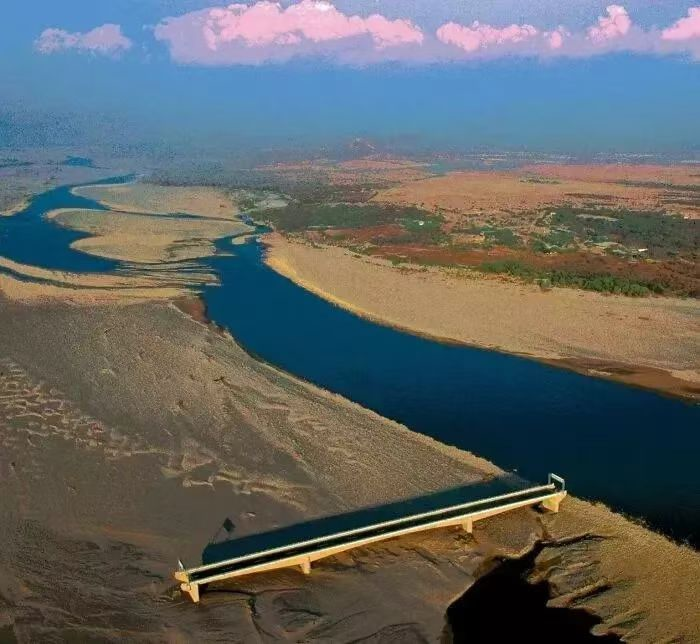
#> input picture Program/He Li/OPENCV/Photos/10.JPG, 700 x 644 px
$ python splitmerge.py
#> lines starting #> are read from the running program, lines starting #| are printed output that depends on the picture
# 如何在opencv中拆分和合并颜色通道
# 现在 opencv 允许您将图像拆分为其各自的颜色通道

import cv2 as cv
import numpy as np

img = cv.imread('Photos/10.JPG')
#> img is the input picture: shape (644, 700, 3); mean B, G, R 100.9, 101.7, 97.1
cv.imshow('scenery', img)

blank = np.zeros(img.shape[:2], dtype='uint8')

# 将BGR三通道图片转换为b,g,r三个通道的图片
b, g, r = cv.split(img)
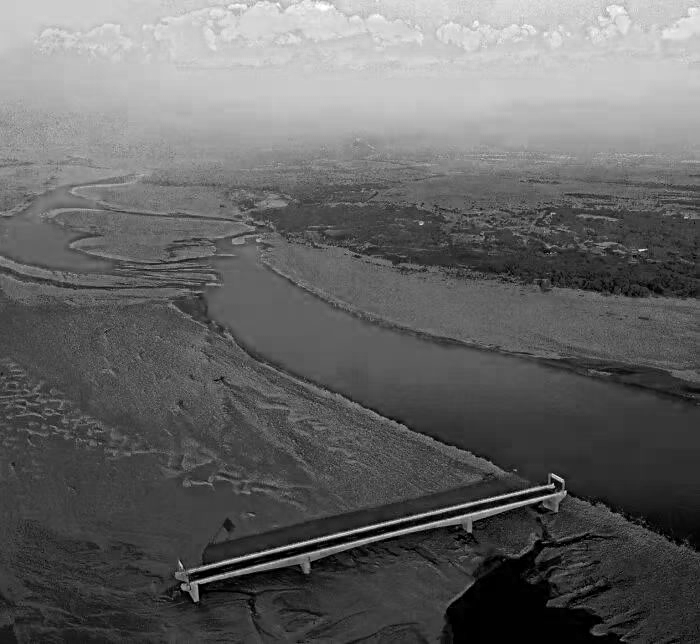
#> b: shape (644, 700); min 0, max 255, mean 100.9
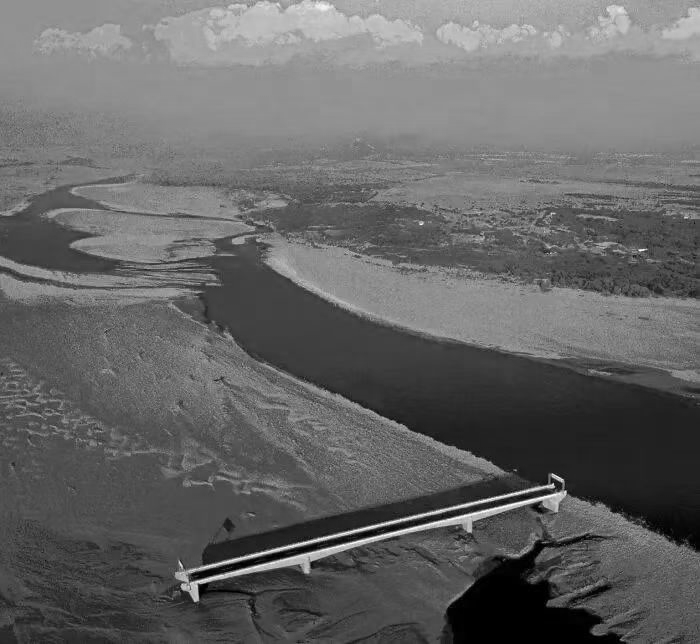
#> g: shape (644, 700); min 0, max 255, mean 101.7
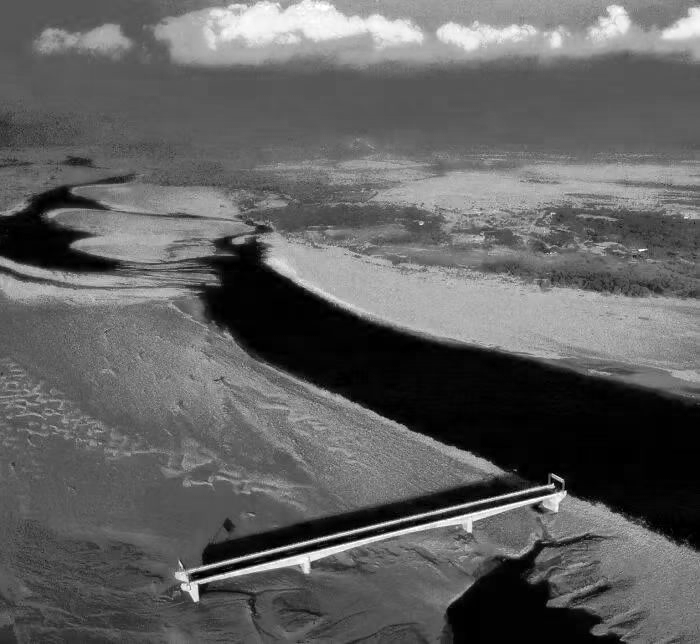
#> r: shape (644, 700); min 0, max 255, mean 97.1

blue = cv.merge([b, blank, blank])
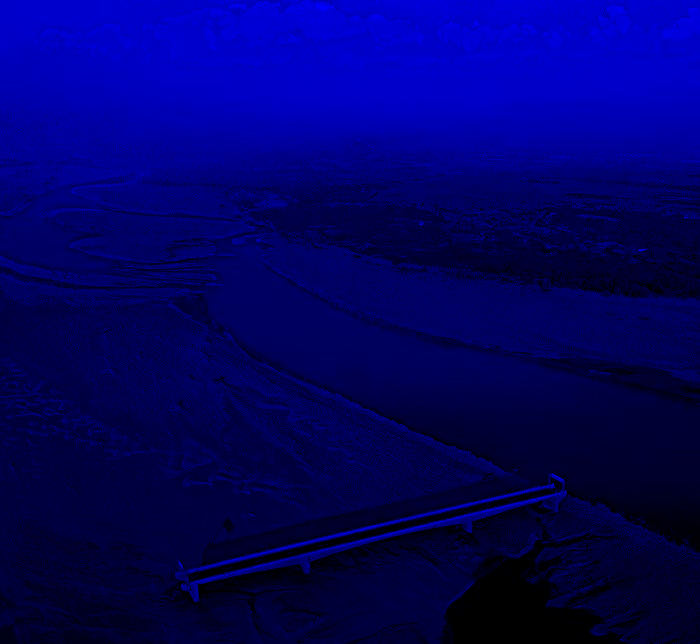
#> blue: shape (644, 700, 3); mean of channels 0, 1, 2 100.9, 0, 0; drawn as B, G, R
green = cv.merge([blank, g, blank])
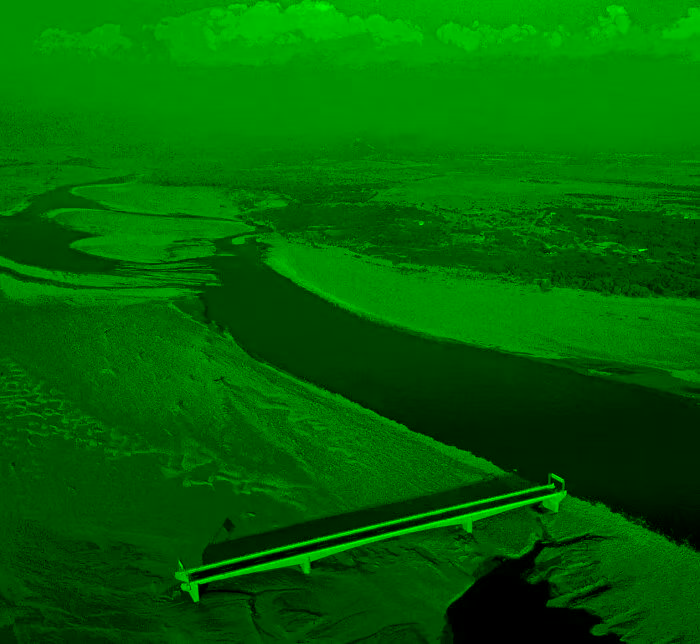
#> green: shape (644, 700, 3); mean of channels 0, 1, 2 0, 101.7, 0; drawn as B, G, R
red = cv.merge([blank, blank, r])
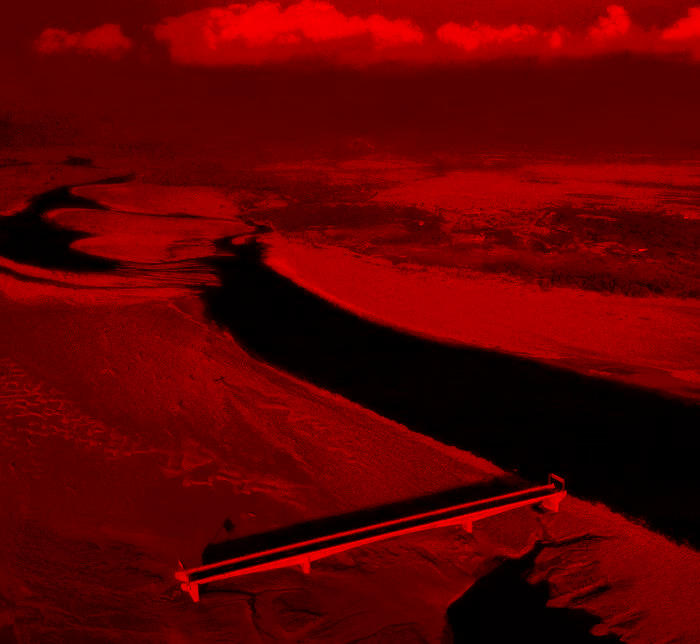
#> red: shape (644, 700, 3); mean of channels 0, 1, 2 0, 0, 97.1; drawn as B, G, R

cv.imshow('Blue', blue)
cv.imshow('Green', green)
cv.imshow('Red', red)

cv.imshow('Blue Of Gray', b)
cv.imshow('Green Of Gray', g)
cv.imshow('Red Of Gray', r)

print(img.shape)
#| (644, 700, 3)
print(b.shape)
#| (644, 700)
print(g.shape)
#| (644, 700)
print(r.shape)
#| (644, 700)

# 将转换后的三个通道的图片合并为BGR三通道的图片
merged = cv.merge([b, g, r])
cv.imshow('Merge', merged)

cv.waitKey(0)

$ run again, with Program/He Li/OPENCV/Photos/11.jpg copied over Program/He Li/OPENCV/Photos/10.JPG
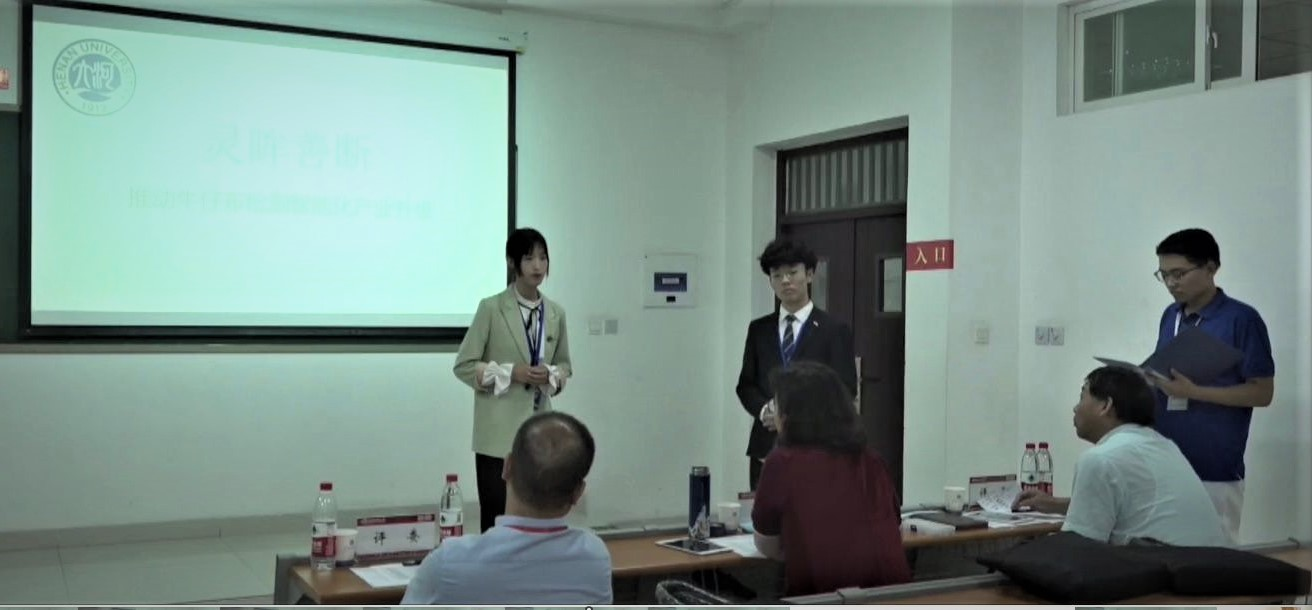
#> input picture Program/He Li/OPENCV/Photos/11.jpg, 1312 x 610 px
#> img is the input picture: shape (610, 1312, 3); mean B, G, R 133.7, 140.9, 119.8
#> `green = cv.merge([blank, g, blank])`:
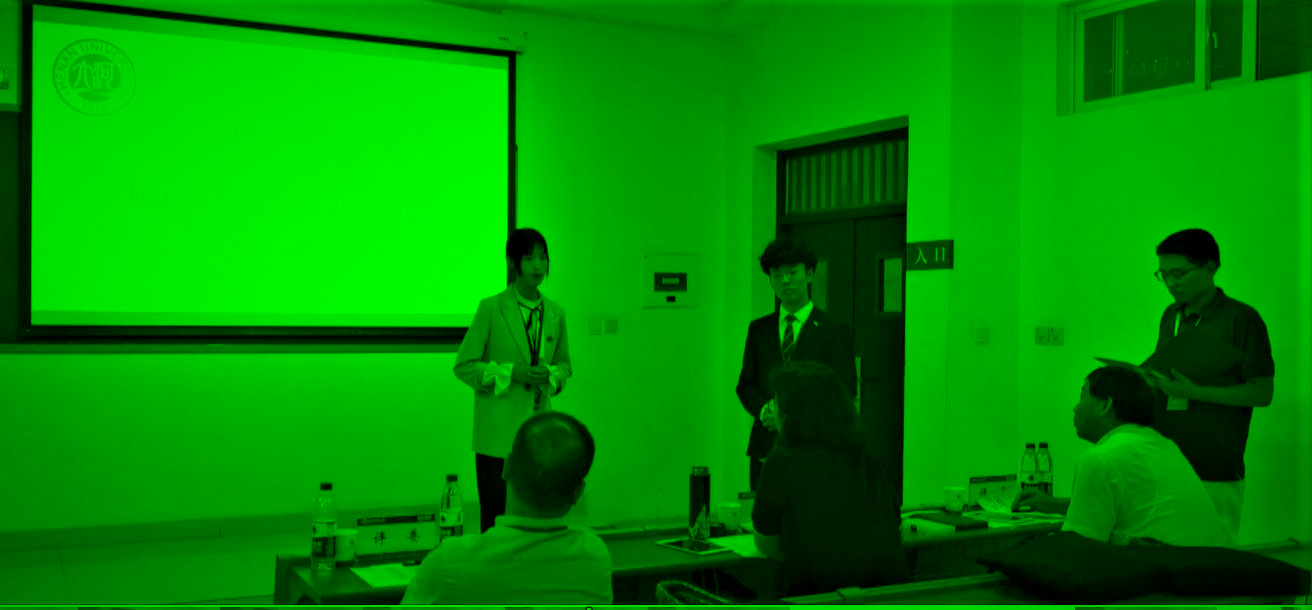
#> green: shape (610, 1312, 3); mean of channels 0, 1, 2 0, 140.9, 0; drawn as B, G, R
#> `red = cv.merge([blank, blank, r])`:
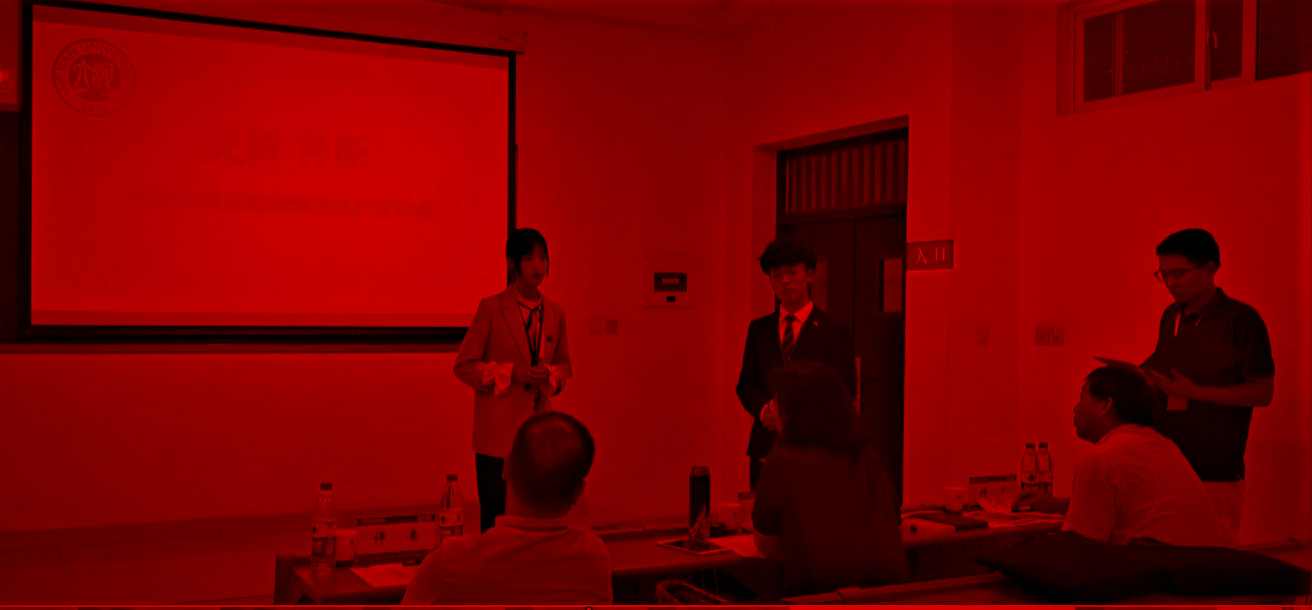
#> red: shape (610, 1312, 3); mean of channels 0, 1, 2 0, 0, 119.8; drawn as B, G, R
#| (610, 1312, 3)
#| (610, 1312)
#| (610, 1312)
#| (610, 1312)

$ run again, with Program/He Li/OPENCV/Photos/7.JPG copied over Program/He Li/OPENCV/Photos/10.JPG
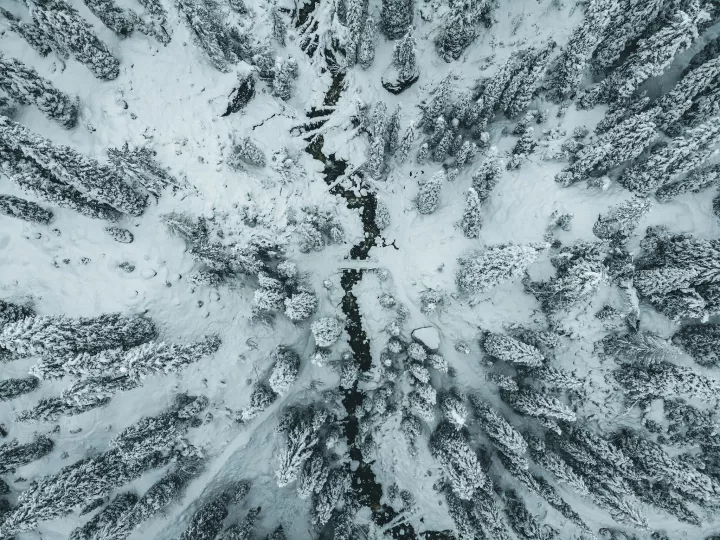
#> input picture Program/He Li/OPENCV/Photos/7.JPG, 720 x 540 px
#> img is the input picture: shape (540, 720, 3); mean B, G, R 158.7, 152.1, 133.5
#> `green = cv.merge([blank, g, blank])`:
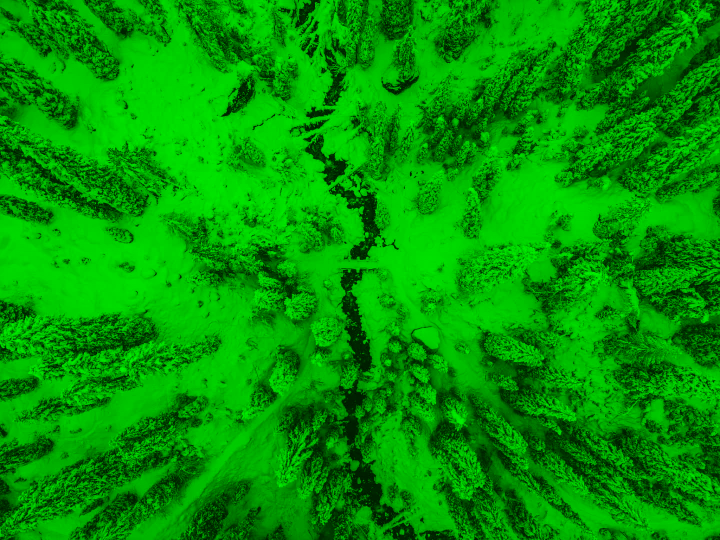
#> green: shape (540, 720, 3); mean of channels 0, 1, 2 0, 152.1, 0; drawn as B, G, R
#> `red = cv.merge([blank, blank, r])`:
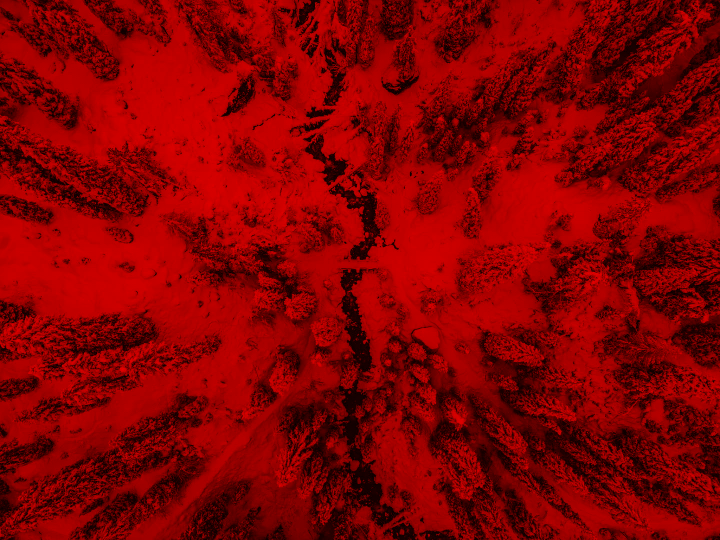
#> red: shape (540, 720, 3); mean of channels 0, 1, 2 0, 0, 133.5; drawn as B, G, R
#| (540, 720, 3)
#| (540, 720)
#| (540, 720)
#| (540, 720)

$ run again, with Program/He Li/OPENCV/Photos/8.jpg copied over Program/He Li/OPENCV/Photos/10.JPG
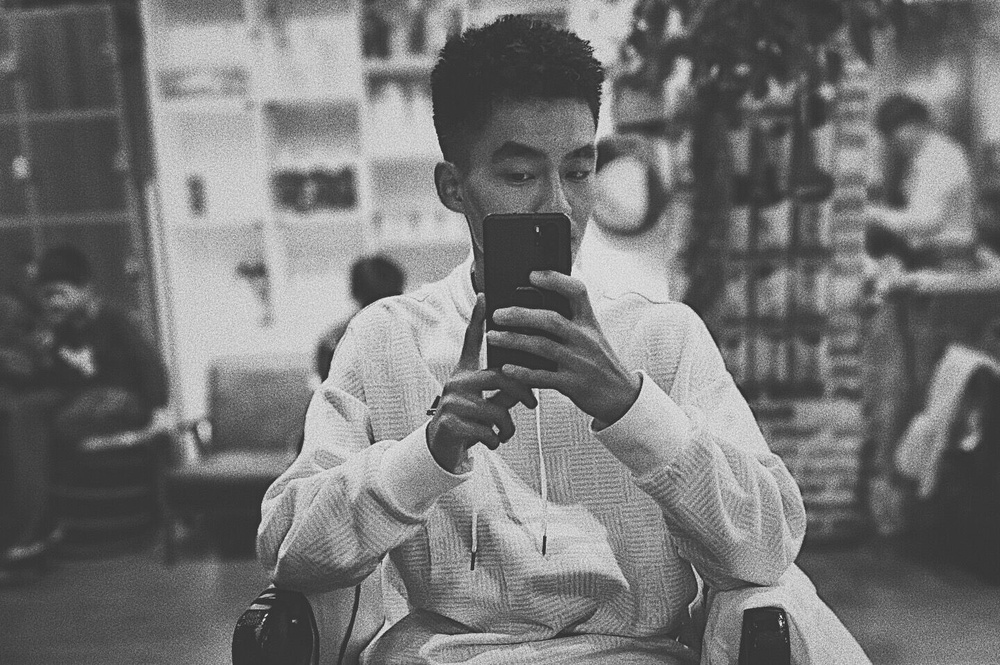
#> input picture Program/He Li/OPENCV/Photos/8.jpg, 1000 x 665 px, shrunk from 1440 x 957 before the run
#> img is the input picture: shape (665, 1000, 3); min 30, max 246, mean 117.2
#> `green = cv.merge([blank, g, blank])`:
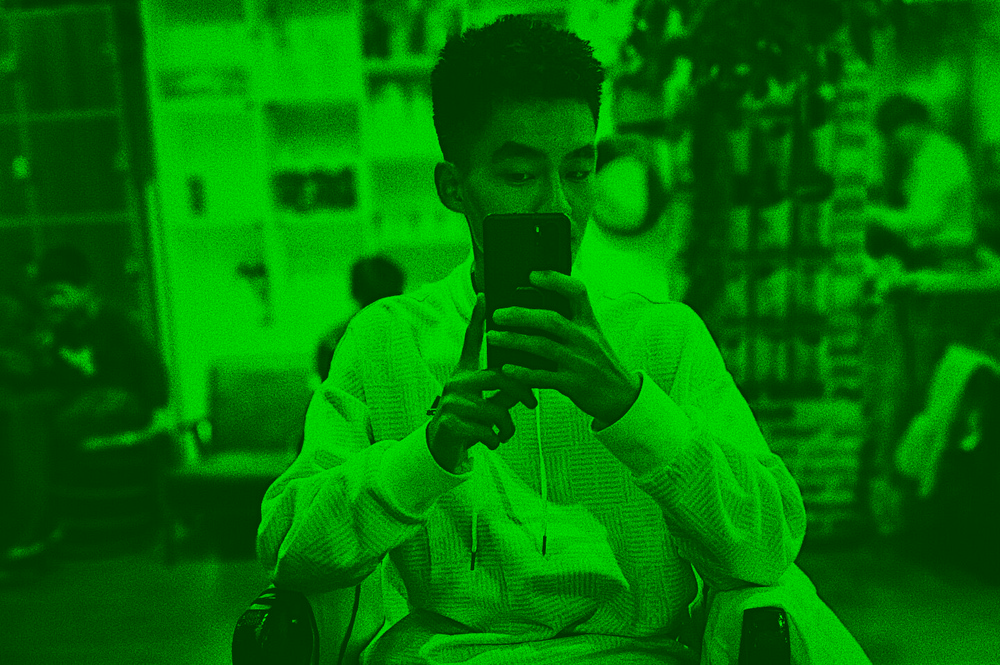
#> green: shape (665, 1000, 3); mean of channels 0, 1, 2 0, 117.2, 0; drawn as B, G, R
#> `red = cv.merge([blank, blank, r])`:
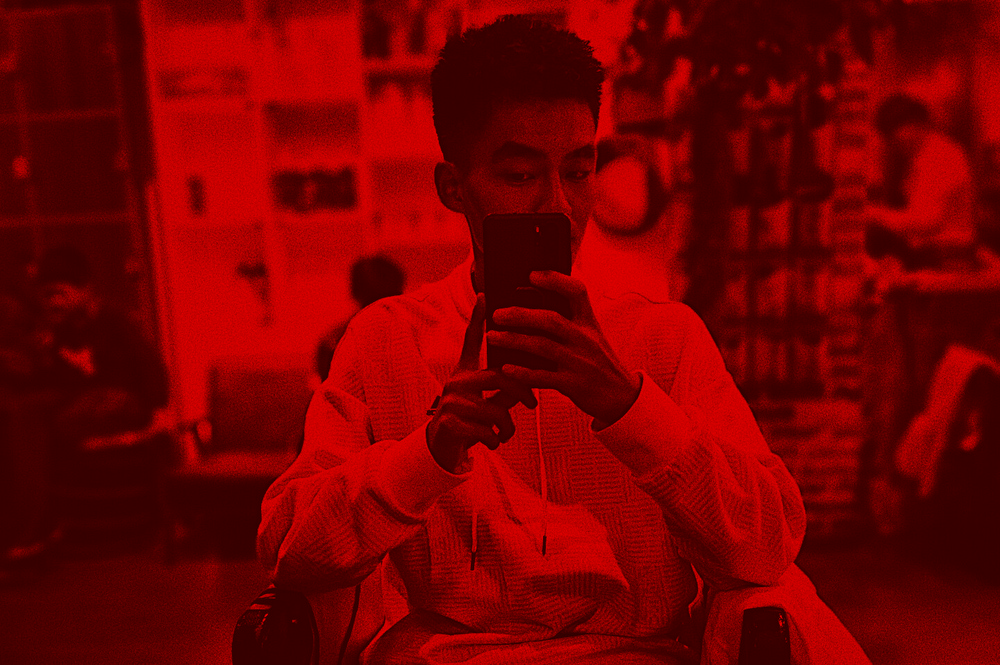
#> red: shape (665, 1000, 3); mean of channels 0, 1, 2 0, 0, 117.2; drawn as B, G, R
#| (665, 1000, 3)
#| (665, 1000)
#| (665, 1000)
#| (665, 1000)
